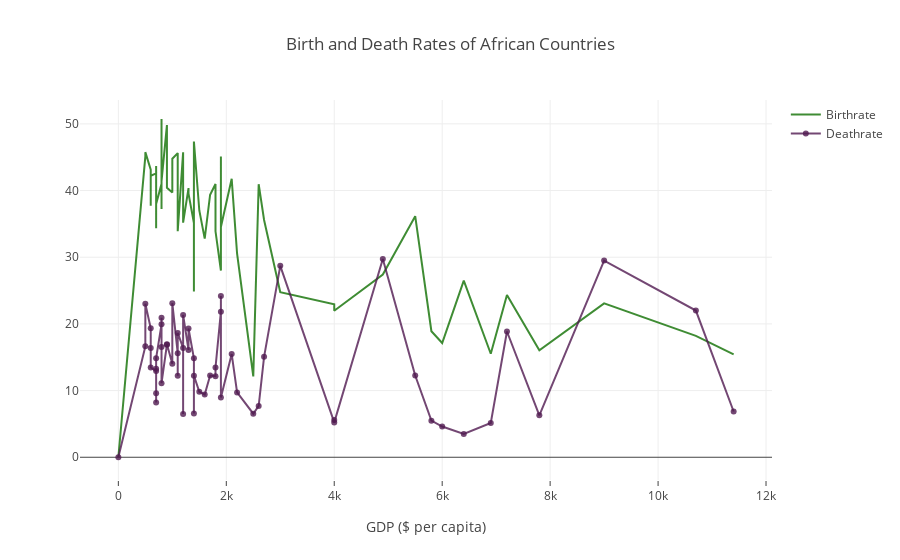

Notebook cell for this chart:
### Code cell
trace1 = go.Scatter(
                    x = africaData["GDP ($ per capita)"],
                    y = africaData["Birthrate"],
                    mode = "lines",
                    name = "Birthrate",
                    marker = dict(color = 'rgba(16, 112, 2, 0.8)'),
                    text = africaData.Country)

trace2 = go.Scatter(
                    x = africaData["GDP ($ per capita)"],
                    y = africaData["Deathrate"],
                    mode = "lines+markers",
                    name = "Deathrate",
                    marker = dict(color = 'rgba(80, 26, 80, 0.8)'),
                    text = africaData.Country)

data = [trace1, trace2]
layout = dict(title = 'Birth and Death Rates of African Countries', xaxis = dict(title='GDP ($ per capita)', ticklen = 5, zeroline = False))
fig = dict(data = data, layout = layout)
iplot(fig)

### Figure 1 — Plotly figure (JSON) as saved in the notebook; plotly's stock layout.template omitted (floating-point values rounded to 4 significant figures)
{"data": [{"marker": {"color": "rgba(16, 112, 2, 0.8)"}, "mode": "lines", "name": "Birthrate", "text": ["Mauritius ", "South Africa ", "Botswana ", "Seychelles ", "Namibia ", "Tunisia ", "Libya ", "Algeria ", "Reunion ", "Gabon ", "Swaziland ", "Morocco ", "Egypt ", "Lesotho ", "Equatorial Guinea ", "Mayotte ", "Saint Helena ", "Ghana ", "Guinea ", "Sudan ", "Angola ", "Zimbabwe ", "Cameroon ", "Mauritania ", "Gambia, The ", "Senegal ", "Togo ", "Uganda ", "Cape Verde ", "Cote d'Ivoire ", "Djibouti ", "Rwanda ", "Mozambique ", "Sao Tome & Principe ", "Chad ", "Central African Rep. ", "Benin ", "Burkina Faso ", "Liberia ", "Kenya ", "Nigeria ", "Mali ", "Madagascar ", "Niger ", "Guinea-Bissau ", "Zambia ", "Ethiopia ", "Congo, Dem. Rep. ", "Comoros ", "Eritrea ", "Congo, Repub. of the ", "Burundi ", "Tanzania ", "Malawi ", "Sierra Leone ", "Somalia ", "Western Sahara "], "type": "scatter", "x": [11400, 10700, 9000, 7800, 7200, 6900, 6400, 6000, 5800, 5500, 4900, 4000, 4000, 3000, 2700, 2600, 2500, 2200, 2100, 1900, 1900, 1900, 1800, 1800, 1700, 1600, 1500, 1400, 1400, 1400, 1300, 1300, 1200, 1200, 1200, 1100, 1100, 1100, 1000, 1000, 900, 900, 800, 800, 800, 800, 700, 700, 700, 700, 700, 600, 600, 600, 500, 500, 0], "y": [15.43, 18.2, 23.08, 16.03, 24.32, 15.52, 26.49, 17.14, 18.9, 36.16, 27.41, 21.98, 22.94, 24.75, 35.59, 40.95, 12.13, 30.52, 41.76, 34.53, 45.11, 28.01, 33.89, 40.99, 39.37, 32.78, 37.01, 47.35, 24.87, 35.11, 39.53, 40.37, 35.18, 40.25, 45.73, 33.91, 38.85, 45.62, 44.77, 39.72, 40.43, 49.82, 41.41, 50.73, 37.22, 41, 37.98, 43.69, 36.93, 34.33, 42.57, 42.22, 37.71, 43.13, 45.76, 45.13, 0]}, {"marker": {"color": "rgba(80, 26, 80, 0.8)"}, "mode": "lines+markers", "name": "Deathrate", "text": ["Mauritius ", "South Africa ", "Botswana ", "Seychelles ", "Namibia ", "Tunisia ", "Libya ", "Algeria ", "Reunion ", "Gabon ", "Swaziland ", "Morocco ", "Egypt ", "Lesotho ", "Equatorial Guinea ", "Mayotte ", "Saint Helena ", "Ghana ", "Guinea ", "Sudan ", "Angola ", "Zimbabwe ", "Cameroon ", "Mauritania ", "Gambia, The ", "Senegal ", "Togo ", "Uganda ", "Cape Verde ", "Cote d'Ivoire ", "Djibouti ", "Rwanda ", "Mozambique ", "Sao Tome & Principe ", "Chad ", "Central African Rep. ", "Benin ", "Burkina Faso ", "Liberia ", "Kenya ", "Nigeria ", "Mali ", "Madagascar ", "Niger ", "Guinea-Bissau ", "Zambia ", "Ethiopia ", "Congo, Dem. Rep. ", "Comoros ", "Eritrea ", "Congo, Repub. of the ", "Burundi ", "Tanzania ", "Malawi ", "Sierra Leone ", "Somalia ", "Western Sahara "], "type": "scatter", "x": [11400, 10700, 9000, 7800, 7200, 6900, 6400, 6000, 5800, 5500, 4900, 4000, 4000, 3000, 2700, 2600, 2500, 2200, 2100, 1900, 1900, 1900, 1800, 1800, 1700, 1600, 1500, 1400, 1400, 1400, 1300, 1300, 1200, 1200, 1200, 1100, 1100, 1100, 1000, 1000, 900, 900, 800, 800, 800, 800, 700, 700, 700, 700, 700, 600, 600, 600, 500, 500, 0], "y": [6.86, 22, 29.5, 6.29, 18.86, 5.13, 3.48, 4.61, 5.49, 12.25, 29.74, 5.58, 5.23, 28.71, 15.06, 7.7, 6.53, 9.72, 15.48, 8.97, 24.2, 21.84, 13.47, 12.16, 12.25, 9.42, 9.83, 12.24, 6.55, 14.84, 19.31, 16.09, 21.35, 6.47, 16.38, 18.65, 12.22, 15.6, 23.1, 14.02, 16.94, 16.89, 11.11, 20.91, 16.53, 19.93, 14.86, 13.27, 8.2, 9.6, 12.93, 13.46, 16.39, 19.33, 23.03, 16.63, 0]}], "layout": {"title": "Birth and Death Rates of African Countries", "xaxis": {"ticklen": 5, "title": "GDP ($ per capita)", "zeroline": false}}}
